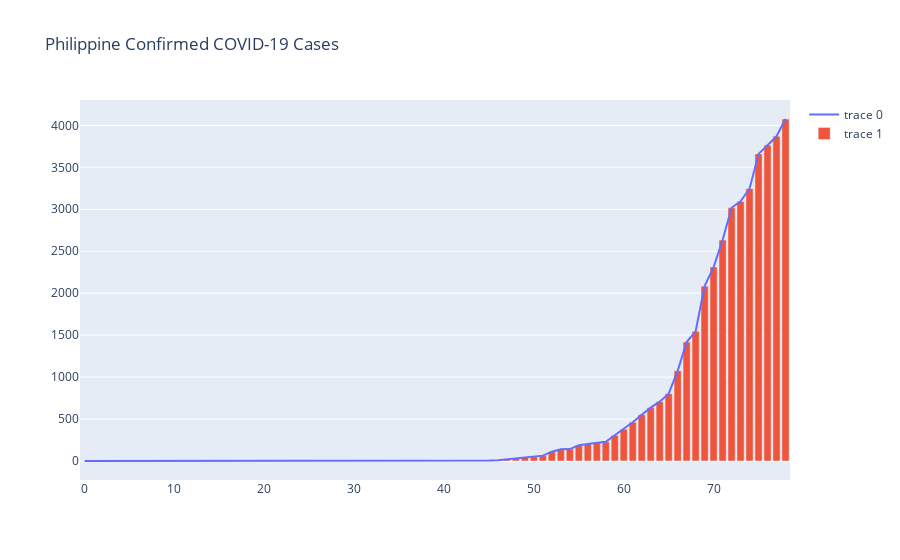

The notebook cell saved with this chart:
### Code cell
import plotly.graph_objects as go
fig = go.Figure()
fig.add_trace(go.Scatter(y=PHcases))
fig.add_trace(go.Bar(y=PHcases))
fig.update_layout(title = 'Philippine Confirmed COVID-19 Cases')
fig.show()

### Figure 1 — Plotly figure (JSON) as saved in the notebook; plotly's stock layout.template omitted (floating-point values rounded to 4 significant figures)
{"data": [{"type": "scatter", "y": [0, 0, 0, 0, 0, 0, 0, 0, 1, 1, 1, 2, 2, 2, 2, 2, 3, 3, 3, 3, 3, 3, 3, 3, 3, 3, 3, 3, 3, 3, 3, 3, 3, 3, 3, 3, 3, 3, 3, 3, 3, 3, 3, 3, 5, 6, 10, 20, 33, 49, 52, 64, 111, 140, 142, 187, 202, 217, 230, 307, 380, 462, 552, 636, 707, 803, 1075, 1418, 1546, 2084, 2311, 2633, 3018, 3094, 3246, 3660, 3764, 3870, 4076]}, {"type": "bar", "y": [0, 0, 0, 0, 0, 0, 0, 0, 1, 1, 1, 2, 2, 2, 2, 2, 3, 3, 3, 3, 3, 3, 3, 3, 3, 3, 3, 3, 3, 3, 3, 3, 3, 3, 3, 3, 3, 3, 3, 3, 3, 3, 3, 3, 5, 6, 10, 20, 33, 49, 52, 64, 111, 140, 142, 187, 202, 217, 230, 307, 380, 462, 552, 636, 707, 803, 1075, 1418, 1546, 2084, 2311, 2633, 3018, 3094, 3246, 3660, 3764, 3870, 4076]}], "layout": {"title": {"text": "Philippine Confirmed COVID-19 Cases"}}}
